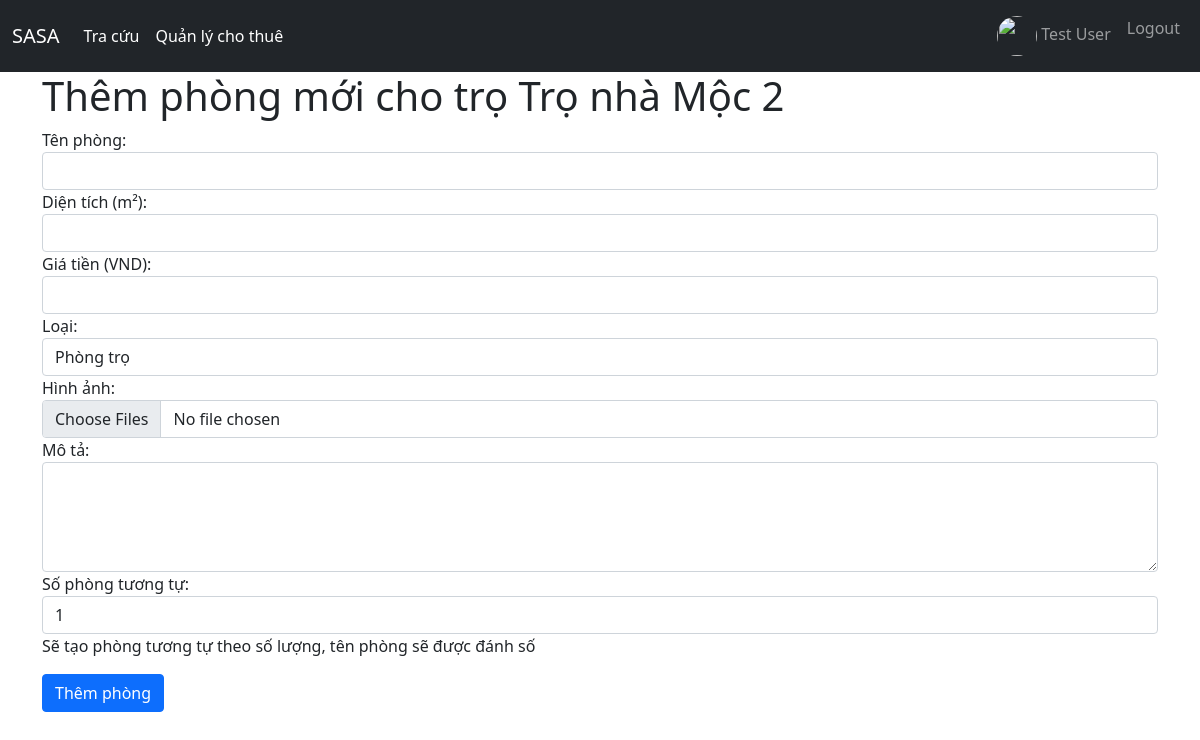
The app's page /house/1/addroom (signed in), older data.
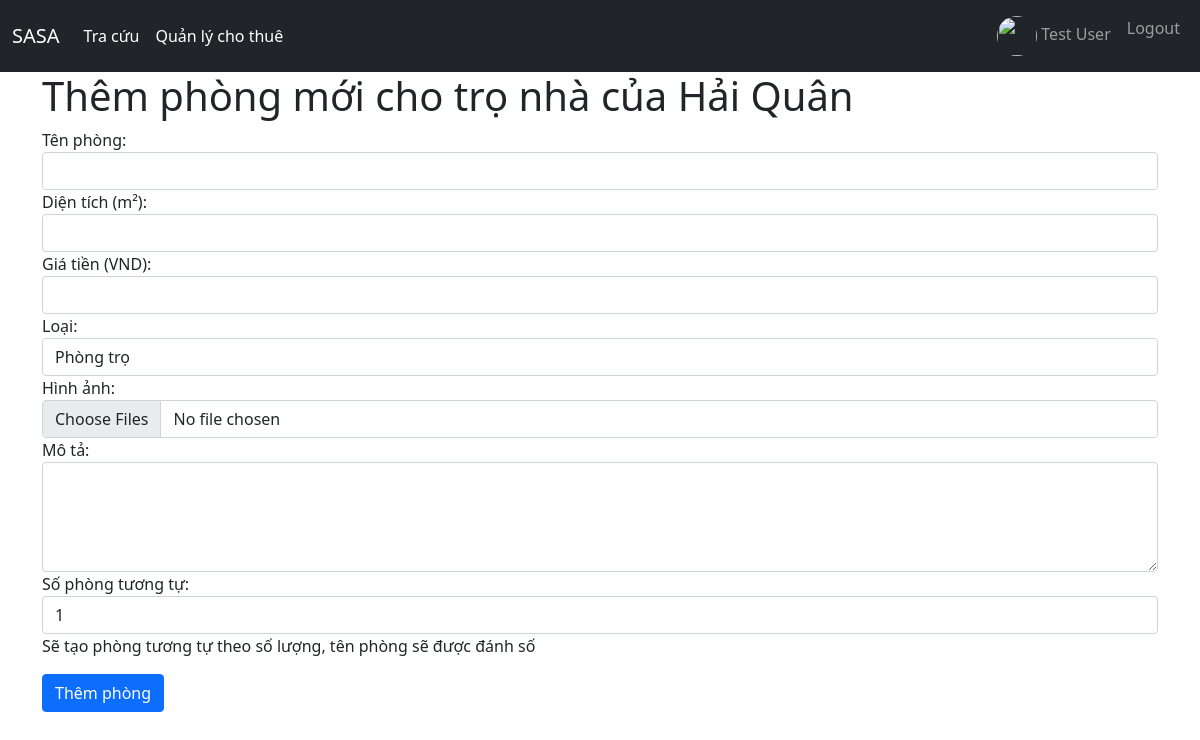
The same page, newer data.
### app/models.py (models this page shows)
class House(db.Model):
    id = db.Column(db.Integer, primary_key=True)
    name = db.Column(db.String(120), nullable=False, unique=True)
    renter = db.Column(db.Integer, db.ForeignKey('user.id', ondelete='SET NULL'), nullable=True)
    city = db.Column(db.String(120), nullable=False)
    district = db.Column(db.String(120), nullable=False)
    ward = db.Column(db.String(120), nullable=False)
    street = db.Column(db.String(120), nullable=True)
    lat = db.Column(db.Float, nullable=False)
    lon = db.Column(db.Float, nullable=False)
    flood = db.Column(db.Integer, nullable=False)
    type = db.Column(db.String(120), nullable=False)
    description = db.Column(db.Text, nullable=True)
    full_address = db.Column(db.String(200), nullable=False)
    importance = db.Column(db.Float, nullable=False)
    place_rank = db.Column(db.Integer, nullable=False)
    rate = db.Column(db.Float, nullable=False, default=0)
    created_at = db.Column(db.DateTime, default=datetime.datetime.now())
    updated_at = db.Column(db.DateTime, default=datetime.datetime.now(), onupdate=datetime.datetime.now())

### app/routes.py (the view, shortened to what this page needs)
@app.route('/house/<int:id>/addroom', methods=['GET', 'POST'])
@login_required
def addRoom(id):
    if current_user.role != 'renter':
        return redirect(url_for('home'))
    last_room = Room.query.filter_by(house_id=id).order_by(Room.id.desc()).first()
    house = House.query.get(id)
    return render_template('addRoom.html', title='Thêm phòng trọ', house=house, last_room=last_room)

### app/routes.py (called while the page is built)
def update_template_context():
    user = None
    if current_user.is_authenticated:
        user = current_user
    return dict(user=user)

@login_manager.user_loader
def load_user(user_id):
    return User.query.get(int(user_id))

### app/templates/addroom.html (shortened to what this page needs)
{% extends 'layouts/base.html' %}
{% block content %}
    <link rel="stylesheet" href="https://unpkg.com/leaflet@1.9.4/dist/leaflet.css"/>
    <h1>Thêm phòng mới cho trọ {{ house.name }}</h1>
    <form action="{{ url_for('addRoom', id=house.id) }}" method="post" enctype="multipart/form-data">
        <div class="form-group">
            <label for="name">Tên phòng:</label>
            <input type="text" class="form-control" id="name" name="name" required>
        </div>
        <div class="form-group">
            <label for="area">Diện tích (m²):</label>
            <input type="number" class="form-control" id="area" name="area" required>
        </div>
        <div class="form-group">
            <label for="price">Giá tiền (VND):</label>
            <input type="number" class="form-control" id="price" name="price" required>
        </div>
        <div class="form-group">
            <label for="type">Loại:</label>
            <select class="form-control" id="type" name="type" required>
                <option value="tro">Phòng trọ</option>
            </select>
        </div>
        <div class="form-group">
            <label for="image">Hình ảnh:</label>
            <input type="file" class="form-control" id="images" name="images" required multiple accept="image/*">
        </div>
        <div class="form-group">
            <label for="description">Mô tả:</label>
            <textarea class="form-control" id="description" name="description" rows="4" required></textarea>
        </div>
        <div class="form-group">
            <label for="num">Số phòng tương tự:</label>
            <input type="number" class="form-control" id="num" name="num" required value="1" min="1" max="10">
        </div>
        <p>Sẽ tạo phòng tương tự theo số lượng, tên phòng sẽ được đánh số</p>
        <button type="submit" class="btn btn-primary">Thêm phòng</button>
    </form>
{% endblock %}

Row changes from the older to the newer data that the page shows:
changed House: name "Trọ nhà Mộc 2" → "nhà của Hải Quân"
